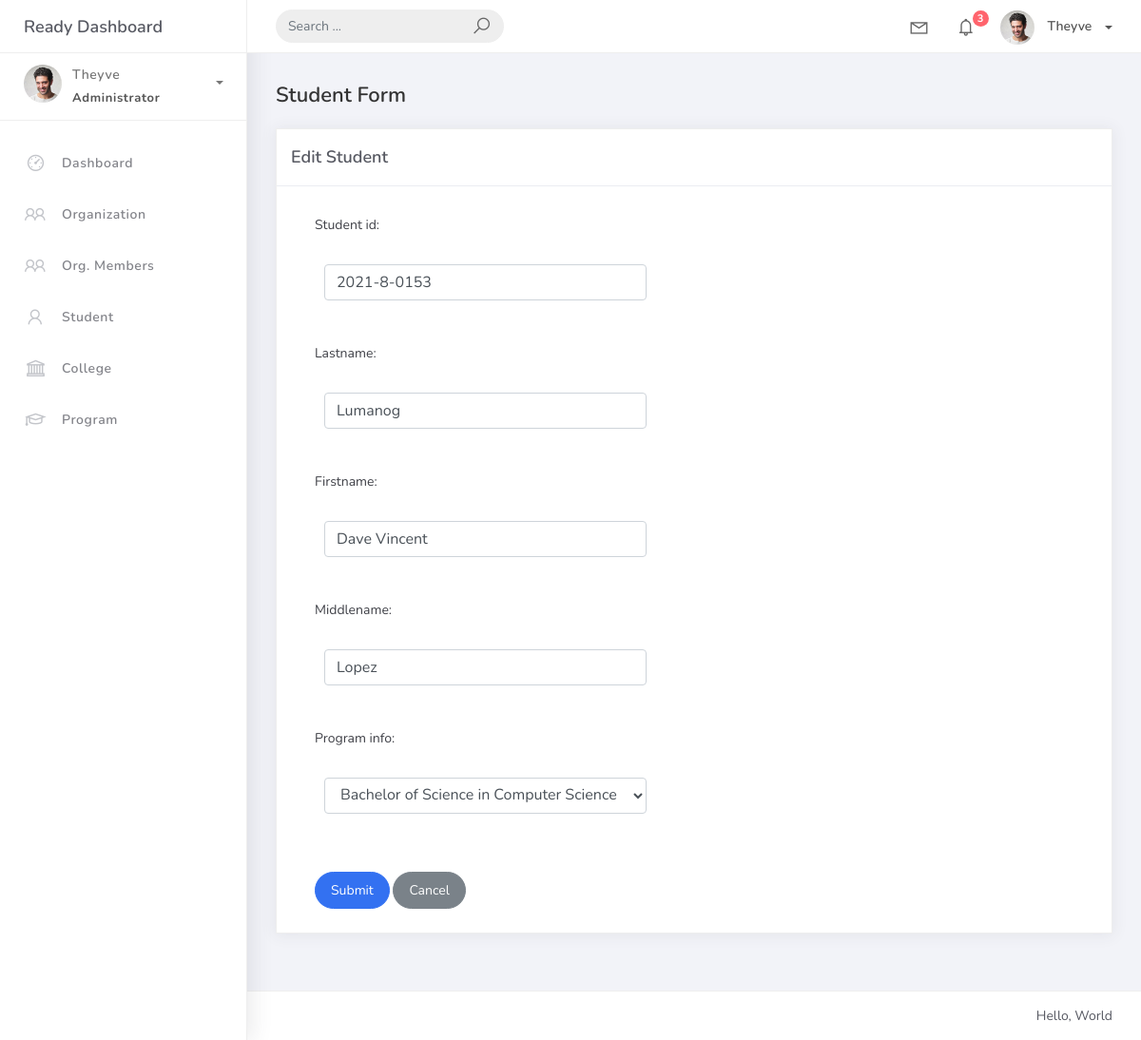
/student_list/1/ (signed in), run on the app's committed database.
### studentorg/models.py (models this page shows, shortened)
class BaseModel(models.Model):
    created_at = models.DateTimeField(auto_now_add=True, db_index=True)
    updated_at = models.DateTimeField(auto_now=True)
    class Meta:
        abstract = True

class Student(BaseModel):
    student_id = models.CharField(max_length=15)
    lastname = models.CharField(max_length=25)
    firstname = models.CharField(max_length=25)
    middlename = models.CharField(max_length=25, blank=True, null=True)
    program_info = models.ForeignKey(Program, on_delete=models.CASCADE)

### studentorg/views.py (the view)
# urls.py: path('student_list/<int:pk>/', views.StudentUpdateView.as_view(), name='student-update'),
class StudentUpdateView(LoginRequiredMixin, UpdateView):
    model = Student
    form_class = StudentForm
    template_name = 'student_form.html'
    success_url = reverse_lazy('student-list')

### studentorg/forms.py
class StudentForm(ModelForm):
    class Meta:
        model = Student
        fields = "__all__"

### studentorg/models.py (called while the page is built)
    def __str__(self):
        return self.prog_name

### templates/student_form.html (shortened to what this page needs)
{% extends 'base.html' %}
{% load static %}
{% block content %}
<h4 class="page-title">Student Form</h4>
<div class="row">
    <div class="col-md-12">
        <div class="card">
            <div class="card-header">
                <div class="card-title">{% if object %}Edit Student{% else %}Add New Student{% endif %}</div>
            </div>
            <div class="col-md-6">
                <div class="card-body">
                    <form method="post" novalidate>
                        {% include 'includes/form.html' %}
                        <div class="form-group mt-3">
                            <button type="submit" class="btn btn-primary btn-rounded">Submit</button>
                            <a href="{% url 'student-list' %}" class="btn btn-secondary btn-rounded">Cancel</a>
                        </div>
                    </form>
                </div>
            </div>
        </div>
    </div>
</div>
{% endblock %}

### templates/base.html (shortened to what this page needs)
{% load static %}
<!DOCTYPE html>
<html>
<head>
    <link rel="stylesheet" href="{% static 'css/bootstrap.min.css' %}">
    <link rel="stylesheet" href="{% static 'css/ready.css' %}">
    <link rel="stylesheet" href="{% static 'css/demo.css' %}">
</head>
<body>
    <div class="wrapper">
        {% if user.is_authenticated %}
        <div class="main-header">
            <div class="logo-header">
                <a href="{% url 'home' %}" class="logo">
                    Ready Dashboard
                </a>
            </div>
            <nav class="navbar navbar-header navbar-expand-lg">
                <div class="container-fluid">
                    <form class="navbar-left navbar-form nav-search mr-md-3" action="">
                        <div class="input-group">
                            <input type="text" placeholder="Search ..." class="form-control">
                            <div class="input-group-append">
                                <span class="input-group-text">
                                    <i class="la la-search search-icon"></i>
                                </span>
                            </div>
                        </div>
                    </form>
                    <ul class="navbar-nav topbar-nav ml-md-auto align-items-center">
                        <li class="nav-item dropdown hidden-caret">
                            <a class="nav-link dropdown-toggle" href="#" id="navbarDropdown" role="button" data-toggle="dropdown" aria-haspopup="true" aria-expanded="false">
                                <i class="la la-envelope"></i>
                            </a>
                        </li>
                        <li class="nav-item dropdown hidden-caret">
                            <a class="nav-link dropdown-toggle" href="#" id="navbarDropdownNotification" role="button" data-toggle="dropdown" aria-haspopup="true" aria-expanded="false">
                                <i class="la la-bell"></i>
                                <span class="notification">3</span>
                            </a>
                        </li>
                        <li class="nav-item dropdown">
                            <a class="dropdown-toggle profile-pic" data-toggle="dropdown" href="#" aria-expanded="false">
                                <img src="{% static 'img/profile.jpg' %}" alt="user-img" width="36" class="img-circle">
                                <span>{{ request.user.username }}</span>
                            </a>
                        </li>
                    </ul>
                </div>
            </nav>
        </div>
        <div class="sidebar">
            <div class="scrollbar-inner sidebar-wrapper">
                <div class="user">
                    <div class="photo">
                        <img src="{% static 'img/profile.jpg' %}" alt="user">
                    </div>
                    <div class="info">
                        <a data-toggle="collapse" href="#collapseExample" aria-expanded="true">
                            <span>
                                {{ request.user.username }}
                                <span class="user-level">Administrator</span>
                                <span class="caret"></span>
                            </span>
                        </a>
                    </div>
                </div>
                <ul class="nav">
                    <li class="nav-item">
                        <a href="{% url 'home' %}">
                            <i class="la la-dashboard"></i>
                            <p>Dashboard</p>
                        </a>
                    </li>
                    <li class="nav-item">
                        <a href="{% url 'organization-list' %}">
                            <i class="la la-group"></i>
                            <p>Organization</p>
                        </a>
                    </li>
                    <li class="nav-item">
                        <a href="{% url 'orgmember-list' %}">
                            <i class="la la-users"></i>
                            <p>Org. Members</p>
                        </a>
                    </li>
                    <li class="nav-item">
                        <a href="{% url 'student-list' %}">
                            <i class="la la-user"></i>
                            <p>Student</p>
                        </a>
                    </li>
                    <li class="nav-item">
                        <a href="{% url 'college-list' %}">
                            <i class="la la-university"></i>
                            <p>College</p>
                        </a>
                    </li>
                    <li class="nav-item">
                        <a href="{% url 'program-list' %}">
                            <i class="la la-graduation-cap"></i>
                            <p>Program</p>
                        </a>
                    </li>
                </ul>
            </div>
        </div>
        {% endif %}
        <div class="main-panel" {% if not user.is_authenticated %}style="width: 100%; float: none;"{% endif %}>
            <div class="content">
                <div class="container-fluid">
                    {% block content %}{% endblock %}
                </div>
            </div>
            {% if user.is_authenticated %}
            <footer class="footer">
                <div class="container-fluid">
                    <div class="copyright ml-auto">
                        Hello, World
                    </div>
                </div>
            </footer>
            {% endif %}
        </div>
    </div>
</body>
</html>

### templates/includes/form.html (shortened to what this page needs)
{% load widget_tweaks %}
{% for field in form %}
  <div class="field-item form-group">
    <label>{{ field.label_tag }}</label>
    <div class="form-group">
      {% render_field field class="form-control" %}
    </div>
  </div>
{% endfor %}

### data on the page
Student: student_id "2021-8-0153" "Lumanog" "Dave Vincent" "Lopez" "Bachelor of Science in Computer Science"

### other printed values
{{ request.user.username }} "Theyve"
{{ field.label_tag }} "Student id:" "Lastname:" "Firstname:" "Middlename:" "Program info:"
